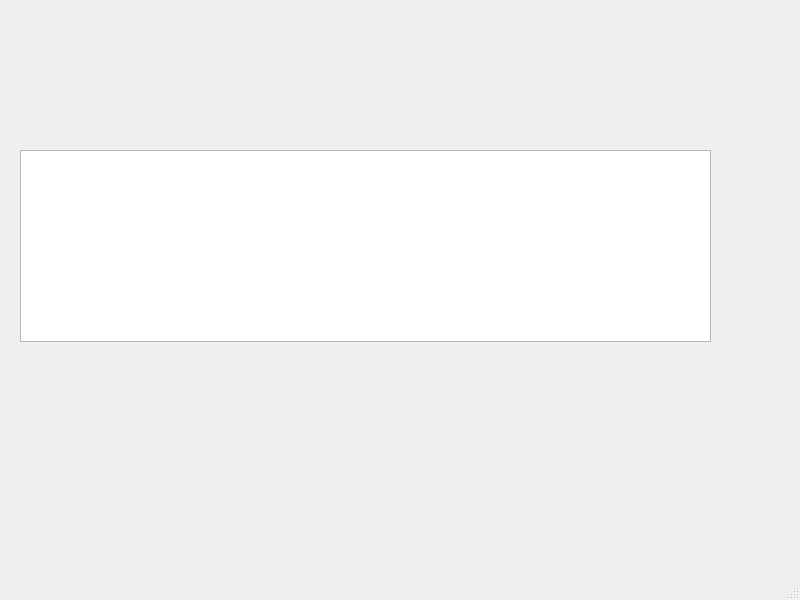
<?xml version="1.0" encoding="UTF-8"?>
<ui version="4.0">
 <class>mainwindow</class>
 <widget class="QMainWindow" name="mainwindow">
  <property name="geometry">
   <rect>
    <x>0</x>
    <y>0</y>
    <width>800</width>
    <height>600</height>
   </rect>
  </property>
  <property name="windowTitle">
   <string>MainWindow</string>
  </property>
  <widget class="QWidget" name="centralwidget">
   <widget class="QTableView" name="tabel_karyawan">
    <property name="geometry">
     <rect>
      <x>20</x>
      <y>150</y>
      <width>691</width>
      <height>192</height>
     </rect>
    </property>
   </widget>
  </widget>
  <widget class="QMenuBar" name="menubar">
   <property name="geometry">
    <rect>
     <x>0</x>
     <y>0</y>
     <width>800</width>
     <height>33</height>
    </rect>
   </property>
  </widget>
  <widget class="QStatusBar" name="statusbar"/>
 </widget>
 <resources/>
 <connections/>
</ui>
